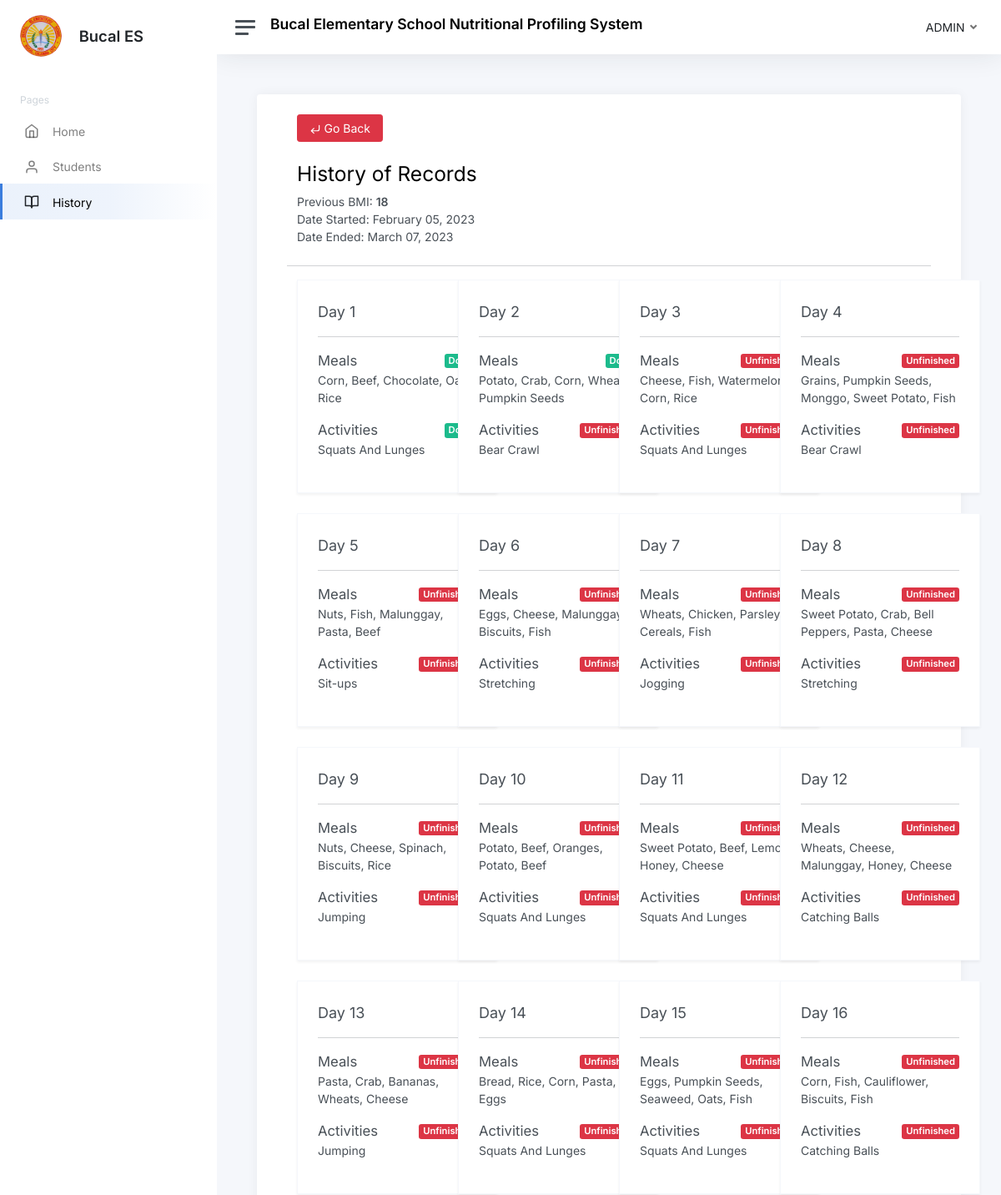
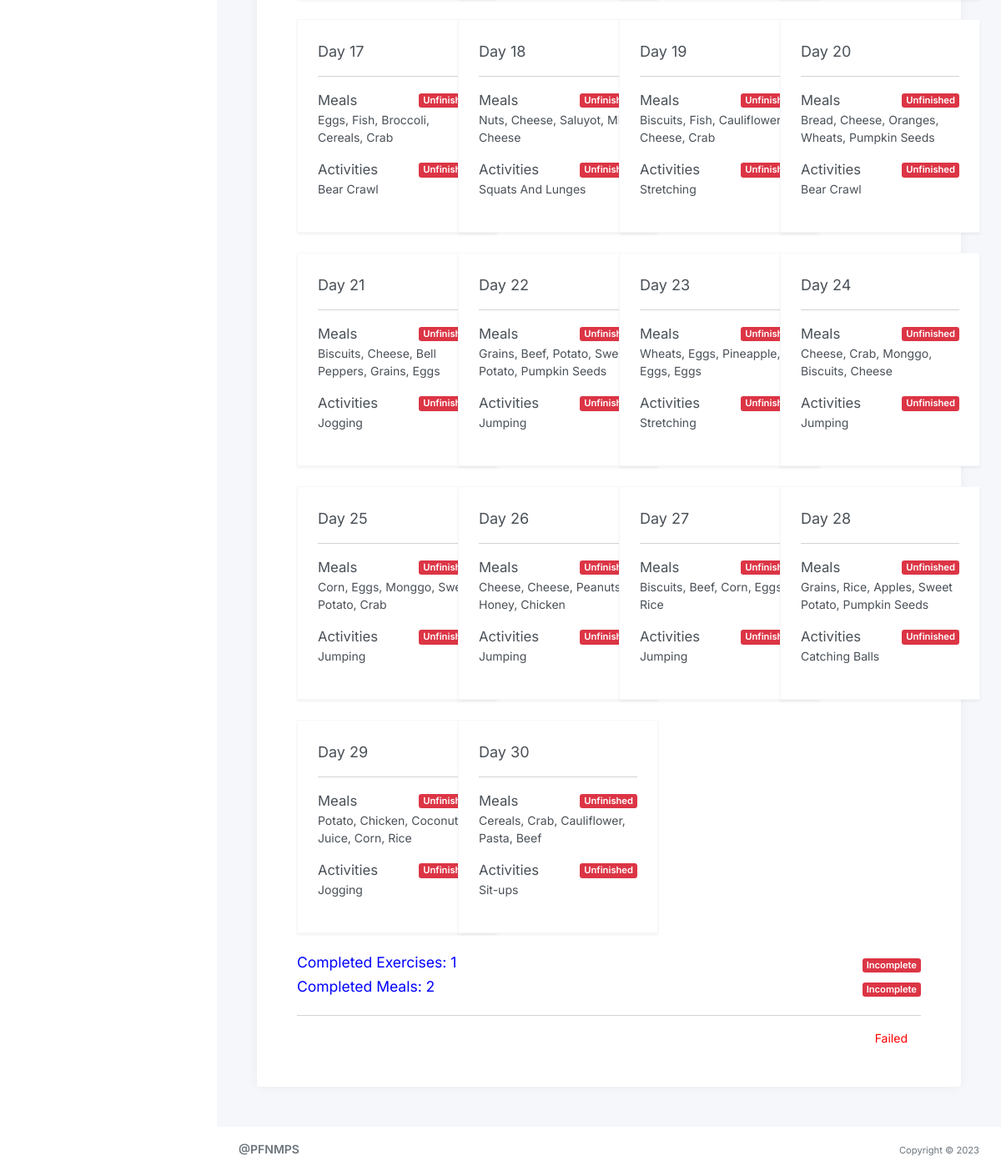
Screenshot of /history.php?student_id=Montana with the database file from the repository (2 pictures, top to bottom).
### tables this page shows
CREATE TABLE `history` (
  `id` int(11) NOT NULL,
  `student_id` varchar(50) NOT NULL,
  `program_id` int(50) NOT NULL,
  `bmi` int(11) NOT NULL,
  `date_created` date NOT NULL,
  `date_time_updated` datetime NOT NULL
);

CREATE TABLE `program_records` (
  `id` int(11) NOT NULL,
  `student_id` varchar(20) NOT NULL,
  `date_started` date NOT NULL,
  `predicted_date` int(11) NOT NULL,
  `foods` varchar(255) NOT NULL,
  `exercises` varchar(255) NOT NULL,
  `day` varchar(50) NOT NULL,
  `food_acknowledge` int(11) NOT NULL,
  `exercise_acknowledge` int(11) NOT NULL,
  `ended_day` date NOT NULL,
  `date_time_created` datetime NOT NULL,
  `date_time_updated` datetime NOT NULL
);

### history.php (the view, shortened to what this page needs)
<?php
include('connection.php');
?>
<!DOCTYPE html>
<html lang="en">
<head>
    <link href="admin-template/css/app.css" rel="stylesheet">
	<link rel="./stylesheet" href="./styles/bootstrap/css/bootstrap.css">
</head>
<body>
    <div class="wrapper">
		<nav id="sidebar" class="sidebar js-sidebar">
			<div class="sidebar-content js-simplebar">
				<a class="sidebar-brand" href="home-admin.php">
                <img src="logo.jpg" alt="" height="50" style="border-radius: 50px;">
					<span class="align-middle px-3 text-dark">Bucal ES</span>
        </a>
				<ul class="sidebar-nav">
					<li class="sidebar-header">
						Pages
					</li>
					<li class="sidebar-item">
						<a class="sidebar-link" href="home-admin.php">
                            <i class="align-middle" data-feather="home"></i> <span class="align-middle">Home</span>
                         </a>
					</li>
					<li class="sidebar-item ">
						<a class="sidebar-link" href="view-students.php">
                            <i class="align-middle " data-feather="user"></i> <span class="align-middle">Students</span>
                        </a>
					</li>
					<li class="sidebar-item active">
						<a class="sidebar-link" href="view-history.php">
                            <i class="align-middle text-dark" data-feather="book-open"></i> <span class="align-middle">History</span>
                        </a>
					</li>
				</ul>
			</div>
		</nav>
		<div class="main">
			<nav class="navbar navbar-expand navbar-light navbar-bg">
				<a class="sidebar-toggle js-sidebar-toggle">
          <i class="hamburger align-self-center"></i>
        </a>
        <span class="d-flex align-items-center">
			<h4 class="fw-bold">
				Bucal Elementary School Nutritional Profiling System
			</h4>
		</span>
				<div class="navbar-collapse collapse">
					<ul class="navbar-nav navbar-align">
						<li class="nav-item dropdown">
							<a class="nav-link dropdown-toggle d-none d-sm-inline-block" href="#" data-bs-toggle="dropdown" id="dropdownMenuButton1">
                                <span class="text-dark">ADMIN</span>
                            </a>
						</li>
					</ul>
				</div>
			</nav>
			<main class="content">
				<div class="container-fluid p-0">
                <div class="row">
                    <div class="col-lg-12">
                        <div class="card p-5 pt-0">
                         <span class="d-flex flex-row justify-content-between align-items-center mt-4">
                            <span>
                                <a href="view-students.php" class="btn btn-md btn-danger"><i class="align-middle" data-feather="corner-down-left"></i> Go Back</a>
                            </span>
                         </span>
                         <h2 class="mt-4">History of Records</h2>
                            <?php
                            if(isset($_GET['student_id'])){
                                $student_id = $_GET['student_id'];
                                $query_bmi = "SELECT bmi , date_created FROM history WHERE student_id = '$student_id'";
                                $run_bmi = mysqli_query($conn,$query_bmi);
                                if(mysqli_num_rows($run_bmi) > 0){
                                    foreach($run_bmi as $row1){
                                        ?>
                                            <p class="m-0 p-0">Previous BMI: <strong><?php echo $row1['bmi']?></strong></p>
                                            <p class="m-0 p-0">Date Started: <?php $date = date("F d, Y", strtotime($row1['date_created']));
                                            echo $date;?></p>
                                        <?php
                                    }
                                }
                                $query_end_day = "SELECT DISTINCT ended_day FROM program_records WHERE student_id = '$student_id'";
                                $run_end_day = mysqli_query($conn,$query_end_day);
                                if(mysqli_num_rows($run_end_day) > 0){
                                    foreach($run_end_day as $row_end){
                                        ?>
                                            <p class="m-0 p-0">Date Ended: <?php $date = date("F d, Y", strtotime($row_end['ended_day']));
                                            echo $date;?></p>
                                        <?php
                                    }
                                }
                                $sql = "SELECT program_records.student_id , program_records.date_started, program_records.foods, program_records.exercises, program_records.day, program_records.ended_day , program_records.food_acknowledge , program_records.exercise_acknowledge
                                FROM program_records WHERE program_records.student_id = '$student_id'";
                                $run = mysqli_query($conn,$sql);
                                if(mysqli_num_rows($run) > 0){
                                    ?>
                                    <div class="row">
                                        <hr class="mt-4">
                                    <?php
                                    foreach($run as $row){
                                        ?>
                                        <div class="col-lg-3">
                                        <div class="card border border-light rounded-0 shadow p-4" style="width: 15rem; min-height: 16rem;">
                                        <p class="m-0 p-0" style="font-size:18px;">Day <?php echo $row ['day']?></p>
                                        <hr class="featurette-divider">
                                        <span class="d-flex flex-row justify-content-between align-items-center">
                                        <p class="m-0 p-0"  style="font-size:16.7px;">Meals</p>
                                        <?php
                                            if($row['food_acknowledge'] == '1'){
                                                echo "<span class='badge bg-success'>Done</span>";
                                            }else{
                                                echo "<span class='badge bg-danger'>Unfinished</span>";
                                            }
                                            ?>
                                        </span>
                                        <p class="m-0 p-0"><?php echo $row['foods']?></p>
                                        <span class="d-flex justify-content-between align-items-center">
                                            <p class="m-0 p-0" style="font-size:16.7px;">Activities</p>
                                            <?php if($row ['exercise_acknowledge']== '1'){
                                                echo "<span class='badge bg-success'>Done</span>";
                                            }else{
                                                echo "<span class='badge bg-danger'>Unfinished</span>";
                                            }
                                            ?>
                                        </span>
                                        <p class="m-0 p-0"> <?php echo $row['exercises']?></p>
                                        </div>
                                        </div>
                                        <?php
                                    }
                                }
                                ?>
                                <?php
                                $query_remarks = "SELECT exercise_acknowledge FROM program_records WHERE program_records.student_id ='$student_id' AND program_records.exercise_acknowledge = '1'";
                                $run_remarks = mysqli_query($conn,$query_remarks);
                                $row_remarks = mysqli_num_rows($run_remarks);
                                ?>
                                <span class="d-flex justify-content-between align-items-center">
                                <?php
                                echo "<span class='h4' style='color:blue;'>Completed Exercises:" . ' ' . $row_remarks . '<br> </span>';
                                if($row_remarks == 10 || $row_remarks >= 10){
                                    echo "<span class='badge bg-success'>Completed" . "<br></span>";
                                }else{
                                    echo "<span class='badge bg-danger'>Incomplete" . "<br> </span>";
                                }
                                ?>
                                </span>
                                <?php
                                $query_remarks_food = "SELECT food_acknowledge FROM program_records WHERE program_records.student_id ='$student_id' AND program_records.food_acknowledge = '1'";
                                $run_remarks_food = mysqli_query($conn,$query_remarks_food);
                                $row_remarks_food = mysqli_num_rows($run_remarks_food);
                                ?>
                                <span class="d-flex w-100 flex-row justify-content-between align-items-center">
                                <?php
                                echo "<span class='h4' style='color:blue;'>Completed Meals:" . ' ' . $row_remarks_food . "<br></span>";
                                if($row_remarks_food == 30){
                                    echo "<span class='badge bg-success'>Completed" . "<br></span>";
                                }else{
                                    echo "<span class='badge bg-danger'>Incomplete" . "<br> </span>";
                                }
                                ?>
                                </span>
                                <span class="text-end">
                                <hr>
                                <?php
                                 if($row_remarks >= 8 && $row_remarks_food == 30){
                                    echo "<span class='px-2' style='color: green;'> Success" . "<br> </span>";
                                }else{
                                    echo "<span class='px-3' style='color: red;'>Failed ". "<br> </span>";
                                }
                                ?>
                                </span>
                                <?php
                            }
                            ?>
                                    </div>
                        </div>
                    </div>
                </div>
			</main>
            <footer class="footer">
				<div class="container-fluid">
					<div class="row text-muted">
						<div class="col-6 text-start">
							<p class="mb-0">
								<a class="text-muted" href="https://adminkit.io/" target="_blank"><strong>@PFNMPS</strong></a>
							</p>
						</div>
						<div class="col-6 text-end">
							<ul class="list-inline">
								<li class="list-inline-item">
									<small>Copyright &copy; 2023</small>
								</li>
							</ul>
						</div>
					</div>
				</div>
			</footer>
		</div>
	</div>
</body>
</html>

### rows the page displays
history: bmi "18", date_created "February 05, 2023"
program_records: day "1", food_acknowledge "Done", foods "Corn, Beef, Chocolate, Oats, Rice", exercise_acknowledge "Done", exercises "Squats And Lunges"
program_records: day "2", food_acknowledge "Done", foods "Potato, Crab, Corn, Wheats, Pumpkin Seeds", exercise_acknowledge "Unfinished", exercises "Bear Crawl"
program_records: day "3", food_acknowledge "Unfinished", foods "Cheese, Fish, Watermelon, Corn, Rice", exercise_acknowledge "Unfinished", exercises "Squats And Lunges"
program_records: day "4", food_acknowledge "Unfinished", foods "Grains, Pumpkin Seeds, Monggo, Sweet Potato, Fish", exercise_acknowledge "Unfinished", exercises "Bear Crawl"
program_records: day "5", food_acknowledge "Unfinished", foods "Nuts, Fish, Malunggay, Pasta, Beef", exercise_acknowledge "Unfinished", exercises "Sit-ups"
program_records: day "6", food_acknowledge "Unfinished", foods "Eggs, Cheese, Malunggay, Biscuits, Fish", exercise_acknowledge "Unfinished", exercises "Stretching"
program_records: day "7", food_acknowledge "Unfinished", foods "Wheats, Chicken, Parsley, Cereals, Fish", exercise_acknowledge "Unfinished", exercises "Jogging"
program_records: day "8", food_acknowledge "Unfinished", foods "Sweet Potato, Crab, Bell Peppers, Pasta, Cheese", exercise_acknowledge "Unfinished", exercises "Stretching"
program_records: day "9", food_acknowledge "Unfinished", foods "Nuts, Cheese, Spinach, Biscuits, Rice", exercise_acknowledge "Unfinished", exercises "Jumping"
program_records: day "10", food_acknowledge "Unfinished", foods "Potato, Beef, Oranges, Potato, Beef", exercise_acknowledge "Unfinished", exercises "Squats And Lunges"
program_records: day "11", food_acknowledge "Unfinished", foods "Sweet Potato, Beef, Lemon, Honey, Cheese", exercise_acknowledge "Unfinished", exercises "Squats And Lunges"
program_records: day "12", food_acknowledge "Unfinished", foods "Wheats, Cheese, Malunggay, Honey, Cheese", exercise_acknowledge "Unfinished", exercises "Catching Balls"
program_records: day "13", food_acknowledge "Unfinished", foods "Pasta, Crab, Bananas, Wheats, Cheese", exercise_acknowledge "Unfinished", exercises "Jumping"
program_records: day "14", food_acknowledge "Unfinished", foods "Bread, Rice, Corn, Pasta, Eggs", exercise_acknowledge "Unfinished", exercises "Squats And Lunges"
program_records: day "15", food_acknowledge "Unfinished", foods "Eggs, Pumpkin Seeds, Seaweed, Oats, Fish", exercise_acknowledge "Unfinished", exercises "Squats And Lunges"
program_records: day "16", food_acknowledge "Unfinished", foods "Corn, Fish, Cauliflower, Biscuits, Fish", exercise_acknowledge "Unfinished", exercises "Catching Balls"
program_records: day "17", food_acknowledge "Unfinished", foods "Eggs, Fish, Broccoli, Cereals, Crab", exercise_acknowledge "Unfinished", exercises "Bear Crawl"
program_records: day "18", food_acknowledge "Unfinished", foods "Nuts, Cheese, Saluyot, Milk, Cheese", exercise_acknowledge "Unfinished", exercises "Squats And Lunges"
program_records: day "19", food_acknowledge "Unfinished", foods "Biscuits, Fish, Cauliflower, Cheese, Crab", exercise_acknowledge "Unfinished", exercises "Stretching"
program_records: day "20", food_acknowledge "Unfinished", foods "Bread, Cheese, Oranges, Wheats, Pumpkin Seeds", exercise_acknowledge "Unfinished", exercises "Bear Crawl"
program_records: day "21", food_acknowledge "Unfinished", foods "Biscuits, Cheese, Bell Peppers, Grains, Eggs", exercise_acknowledge "Unfinished", exercises "Jogging"
program_records: day "22", food_acknowledge "Unfinished", foods "Grains, Beef, Potato, Sweet Potato, Pumpkin Seeds", exercise_acknowledge "Unfinished", exercises "Jumping"
program_records: day "23", food_acknowledge "Unfinished", foods "Wheats, Eggs, Pineapple, Eggs, Eggs", exercise_acknowledge "Unfinished", exercises "Stretching"
program_records: day "24", food_acknowledge "Unfinished", foods "Cheese, Crab, Monggo, Biscuits, Cheese", exercise_acknowledge "Unfinished", exercises "Jumping"
program_records: day "25", food_acknowledge "Unfinished", foods "Corn, Eggs, Monggo, Sweet Potato, Crab", exercise_acknowledge "Unfinished", exercises "Jumping"
program_records: day "26", food_acknowledge "Unfinished", foods "Cheese, Cheese, Peanuts, Honey, Chicken", exercise_acknowledge "Unfinished", exercises "Jumping"
program_records: day "27", food_acknowledge "Unfinished", foods "Biscuits, Beef, Corn, Eggs, Rice", exercise_acknowledge "Unfinished", exercises "Jumping"
program_records: day "28", food_acknowledge "Unfinished", foods "Grains, Rice, Apples, Sweet Potato, Pumpkin Seeds", exercise_acknowledge "Unfinished", exercises "Catching Balls"
program_records: day "29", food_acknowledge "Unfinished", foods "Potato, Chicken, Coconut Juice, Corn, Rice", exercise_acknowledge "Unfinished", exercises "Jogging"
program_records: day "30", food_acknowledge "Unfinished", foods "Cereals, Crab, Cauliflower, Pasta, Beef", exercise_acknowledge "Unfinished", exercises "Sit-ups"

### other values shown
$date "March 07, 2023"
$row_remarks "1"
$row_remarks_food "2"
